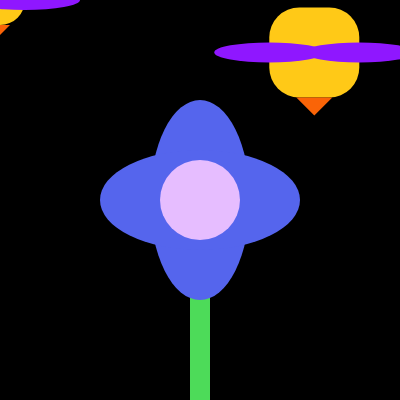
Frame 1 (no input)
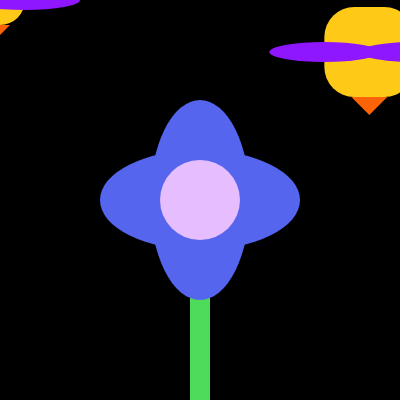
Frame 60 (no input)
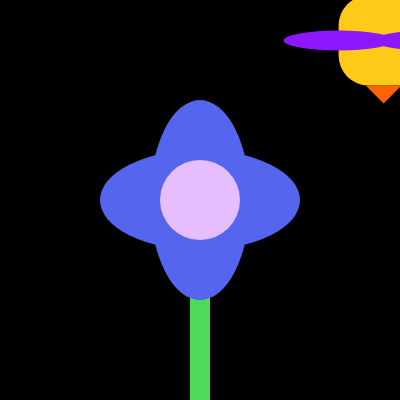
Frame 120 (the mouse pressed at the canvas centre since frame 60)

The p5.js sketch that drew these frames (run headless with seeded random() and noise() and a simulated clock; from frame 60 on, the mouse is pressed at the canvas centre):

// p5.js sketch
// ── sketch.js
// DM2008 — Activity 3b
// (One Function Wonder, 15 min)

let counter = 0;

function setup() {
  createCanvas(400, 400);
  rectMode(CENTER);
}

function draw() {
  background(0);

  //bees hovering ontop
  myTt(random(100, 400), random(100, 40), 90, 90);
  //bees using mouse
  myTt(mouseX, mouseY, 50, 50);

  myFulip(width / 2, height / 2, 90);

}
//own function to create bees
function myTt(x, y, w, h) {
  noStroke();
  fill("#ffc917");
  rect(x, y, w, h, 30);

  fill("#8f17ff");
  ellipse(x - h / 2, y, 110, 20);
  ellipse(x + h / 2, y, 110, 20);

  fill("#fa6407");
  triangle(x - w / 5, y + h / 2, x + w / 5, y + h / 2, x, y + h / 2 + w / 5);
}

//own function to create flower
function myFulip(x, y, w, h) {
  noStroke();
  fill("#4ddb59");
  rect(x, y * 2, 20, 300);

  fill("#5565ed");
  ellipse(x, y, 100, 200);
  ellipse(x, y, 200, 100);

  fill("#e6bdff");
  ellipse(x, y, 80);
}

 // TODO 1:
  // Define a function that draws something (a shape or group of shapes).
  // It should take at least one parameter (e.g., position, size, or color).

  // TODO 2:
  // Call your function multiple times with different parameter values.
  // myShape(100, 200, 50);
  // myShape(300, 200, 80);

  // TODO 3:
  // (Challenge) Call your function inside a for loop
  // to create a repeating pattern or variation.
